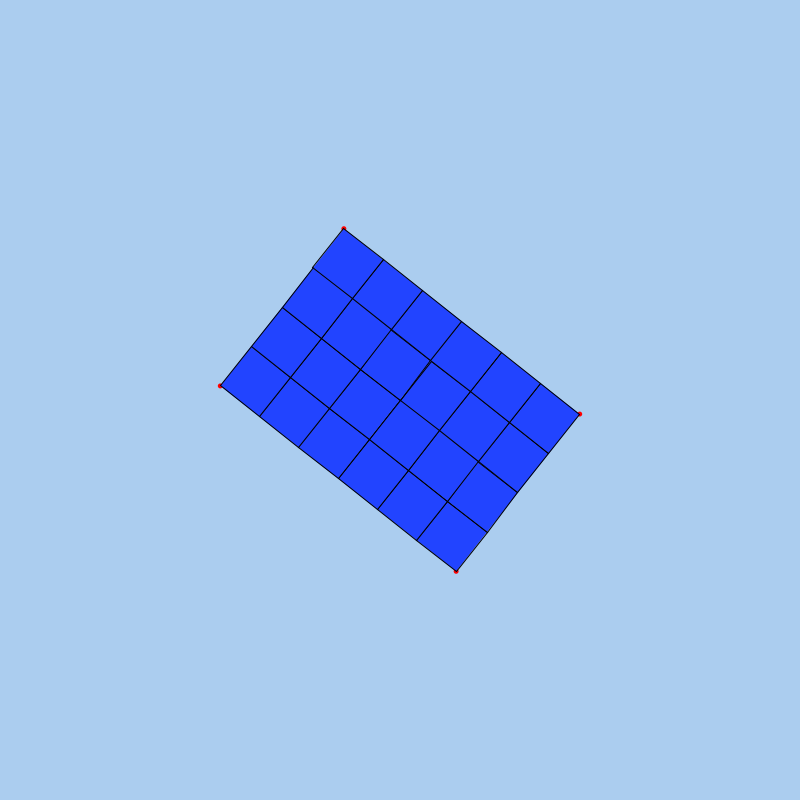
Frame 1 (no input)
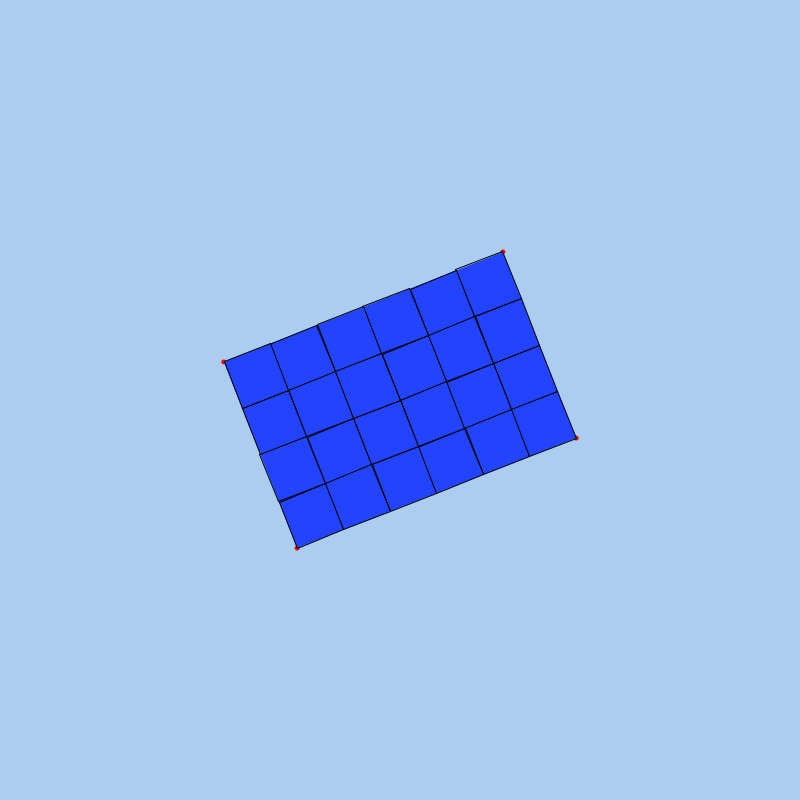
Frame 60 (the mouse pressed at the canvas centre just before this capture)
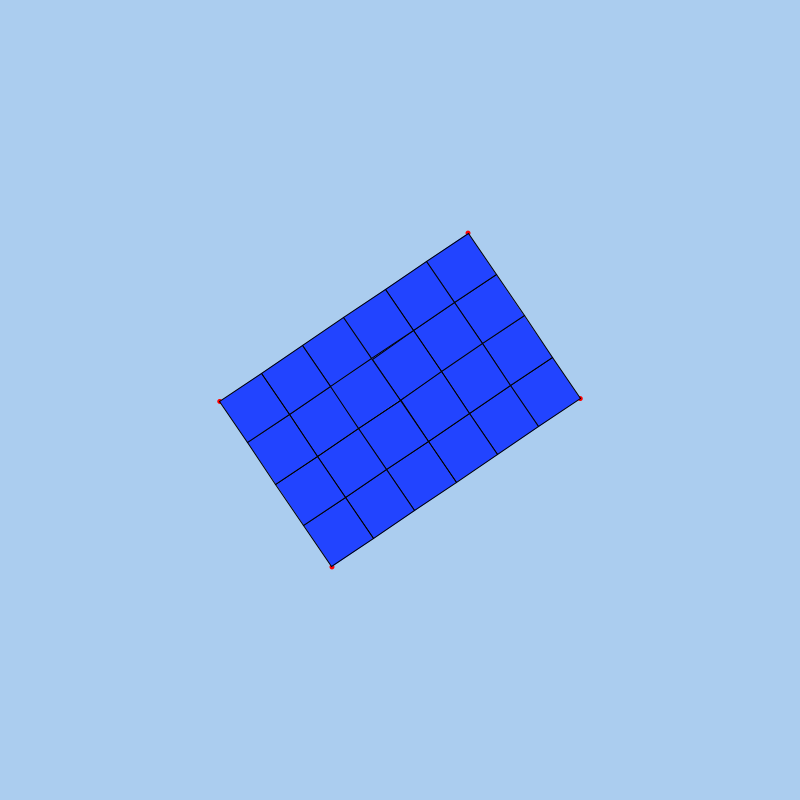
Frame 120 (the mouse held since frame 60 and released just before this capture)

The Processing sketch that drew these frames (run headless with seeded random() and noise(); from frame 60 on, the mouse is pressed at the canvas centre):

// Processing sketch: RotatedGrid
// ── RotatedGrid.pde
final static int GRID_ROWS = 4;
final static int GRID_COLS = 6;
final static int GRID_CELL_SIZE = 50;

final static int GRID_WIDTH = GRID_CELL_SIZE * GRID_COLS;
final static int GRID_HEIGHT = GRID_CELL_SIZE * GRID_ROWS;

final static color COLOR_DEFAULT  = #2244FF;
final static color COLOR_ALL_OVER = #FF4422;
final static color COLOR_OVER     = #44FF22;
color cellColor;

float angle;
float noiseScale = 0.01;
float noiseX, noiseY;

float origX, origY;
float gxl;
float gxr;
float gyt;
float gyb;
PVector transform;

// Matrix inverse of the current transform
PMatrix2D inverse = new PMatrix2D();


void setup()
{
  size(800, 800);
  smooth();
  origX = width / 2;
  origY = height / 2;

  gxl = 0;
  gxr = GRID_WIDTH;
  gyt = 0;
  gyb = GRID_HEIGHT;

  noiseX = mouseX; noiseY = mouseY;
  cellColor = COLOR_DEFAULT;
}

void draw()
{
  background(#ABCDEF);

  noiseX += noiseScale; noiseY += noiseScale;
  float noiseVal = noise(noiseX, noiseY);

  angle = noiseVal * TWO_PI;

  ApplyTransform();
  DrawGrid();
}

void ApplyTransform()
{
  translate(origX, origY);
  rotate(angle);
  translate(-GRID_WIDTH/2, -GRID_HEIGHT/2);
  DrawPoint(gxl, gyt);
  DrawPoint(gxl, gyb);
  DrawPoint(gxr, gyt);
  DrawPoint(gxr, gyb);

  getMatrix(inverse);
  inverse.invert();
}

void mouseMoved()
{
  float mx = inverse.multX(mouseX, mouseY);
  float my = inverse.multY(mouseX, mouseY);
  if (mx > gxl && mx < gxr && my > gyt && my < gyb)
  {
    cellColor = COLOR_ALL_OVER;
  }
  else
  {
    cellColor = COLOR_DEFAULT;
  }
}
void mousePressed()
{
}
void mouseDragged()
{
}
void mouseReleased()
{
}

void keyReleased()
{
}

void DrawGrid()
{
  float mx = inverse.multX(mouseX, mouseY);
  float my = inverse.multY(mouseX, mouseY);

  stroke(0);
  for (int r = 0; r < GRID_ROWS; r++)
  {
    for (int c = 0; c < GRID_COLS; c++)
    {
      if (mx > gxl + c * GRID_CELL_SIZE && mx < gxl + (c + 1) * GRID_CELL_SIZE &&
          my > gyt + r * GRID_CELL_SIZE && my < gyt + (r + 1) * GRID_CELL_SIZE)
      {
        fill(COLOR_OVER);
      }
      else
      {
        fill(cellColor);
      }
      rect(0, 0, GRID_CELL_SIZE, GRID_CELL_SIZE);
      translate(GRID_CELL_SIZE, 0);
    }
    translate(-GRID_CELL_SIZE * GRID_COLS, GRID_CELL_SIZE);
  }
}

void DrawPoint(float x, float y)
{
  fill(#FF0000);
  noStroke();
  ellipse(x, y, 5, 5);
}

void DrawPoint2(float x, float y)
{
  fill(#FFFF00);
  noStroke();
  rect(x, y, 5, 5);
}
